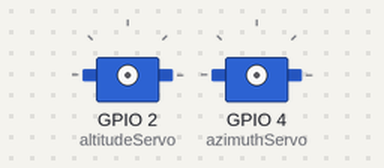
This sketch was run on a simulated ESP8266 (NodeMCU). Parts: 2 × servo. WiFi joins after 1.5 s; servers stay silent unless stated; uploads are accepted with an empty reply; what the sketch prints to the serial monitor is not drawn.

Above: at 0.1 s.
At 2.3 s:
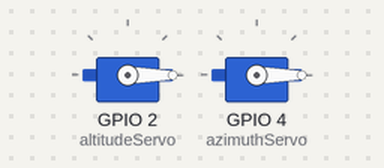
Timing chart, 0 to 3.8 s (numbered marks = the images above):
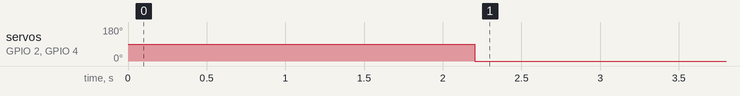

Measured:
- by itself, servo on GPIO 2 (altitudeServo), servo on GPIO 4 (azimuthServo): 90° → 0° at 2.2 s

The sketch:

Mirror.ino
```cpp
#include <ESP8266WiFi.h>
#include <ESP8266HTTPClient.h>
#include <ArduinoJson.h>
#include <Servo.h>

const char* ssid = "SavindaSenevirathne";
const char* password = "$uduBruno$uki";
String state = "OK";

float x = 1;
float y = 1;
float height = 1;

float azimuth = 0;
float altitude = 0;
Servo altitudeServo,azimuthServo;  // create servo object to control a servo

void servo(int azimuth, int altitude){

  azimuthServo.write(azimuth);
  altitudeServo.write(altitude);

}

float azimuthCorrection(float azimuth){
  float ans = (azimuth - atan(y/x))/2;
  return (ans *180)/3.1415926535898;
}

float altitudeCorrection(float altitude){
  float ans = (altitude - atan(height/x))/2;
  return (ans *180)/3.1415926535898;
}

void setup () {

  Serial.begin(115200);
  WiFi.begin(ssid, password);
  Serial.print("Connecting");
  while (WiFi.status() != WL_CONNECTED) {
    delay(1000);
    Serial.print(".");

  }
  Serial.println("Connected");

  altitudeServo.attach(2);  // D4 - altitude servo
  azimuthServo.attach(4); //D2 - azimuth servo
}

void loop() {


    if (WiFi.status() == WL_CONNECTED) { //Check WiFi connection status

        HTTPClient http;  //Declare an object of class HTTPClient

        http.begin("http://192.168.1.3/mirrors/?status="+state);  //Specify request destination
        Serial.print("sending request.....");
        int httpCode = http.GET();//Send the request
        Serial.println(httpCode);
        if (httpCode > 0) { //Check the returning code

          const size_t capacity = JSON_OBJECT_SIZE(2) + 60; //calculating the required size
          DynamicJsonBuffer jsonBuffer(capacity);
          JsonObject& root = jsonBuffer.parseObject(http.getString());

          // Extract values
          Serial.println(("Response:"));
          azimuth = root["azimuth"];
          altitude = root["altitude"];

          Serial.print("Azimuth = ");
          Serial.println(azimuth);
          Serial.print("Altitude = ");
          Serial.println(altitude);

          float correctedAzimuth = azimuthCorrection(azimuth);
          float correctedAltitude = altitudeCorrection(altitude);

          servo(correctedAzimuth,correctedAltitude);

        }

      http.end();   //Close connection

  }

  delay(30000);    //Send a request every 30 seconds

}
```
